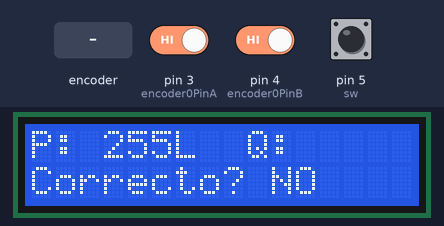
Recording of a sketch running on a simulated Arduino Uno, built with avr-gcc and run on an emulated ATmega328P. Shown: 16×2 character LCD. The inputs (shaded band) are chosen by the test bench; at power-on: pin 5 (sw) HIGH, pin 3 (encoder0PinA) HIGH, pin 4 (encoder0PinB) HIGH. EEPROM starts erased.

Above: at 5.9 s.
6.0 s: pin 5 (sw) pulled LOW for 3.2 s
At 7.4 s:
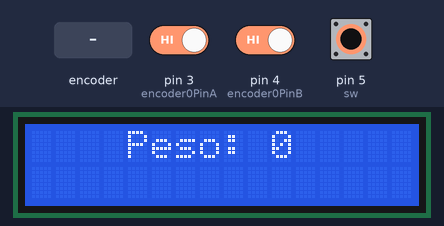
10.7 s: rotary encoder on pin 3 (encoder0PinA) / pin 4 (encoder0PinB) turned 2 steps (second pin leading)
At 11.2 s:
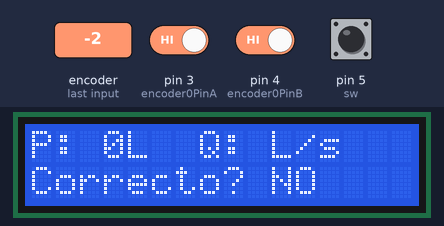
12.6 s: pin 5 (sw) pulled LOW for 0.2 s
At 13.6 s:
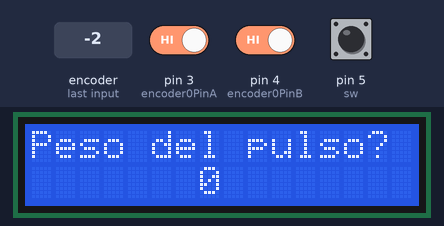
14.6 s: rotary encoder on pin 3 (encoder0PinA) / pin 4 (encoder0PinB) turned 1 step (first pin leading)
At 15.7 s:
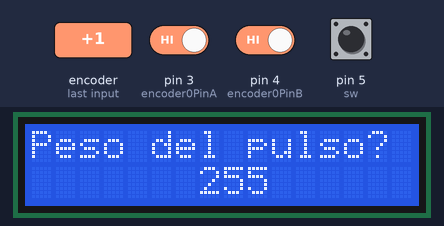
16.3 s: pin 5 (sw) driven LOW
At 18.2 s:
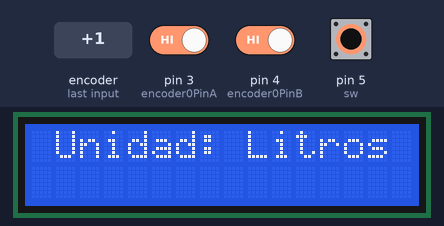
19.3 s: pin 5 (sw) driven HIGH
Timing chart, 0 to 22.0 s (numbered marks = the images above; inputs shaded):
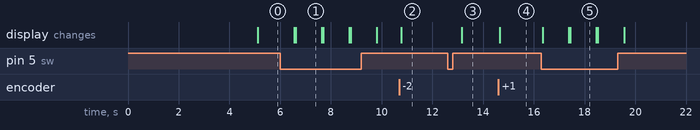

The sketch:

aquamoinitor.ino
```cpp
#include <Wire.h>
#include <LCD.h>
#include <LiquidCrystal_I2C.h>  // F Malpartida's NewLiquidCrystal library
#include <EEPROM.h>


// posiciones de memoria eeprom
#define ee_peso 0
#define ee_unidad 1
#define ee_caudal 2

// declaraciones para el display i2c
#define I2C_ADDR    0x20  // Direccion I2C para PCF8574A que es el que lleva nuestra placa diseñada por MJKDZ
#define  LED_OFF  0
#define  LED_ON  1

//mjkdz i2c LCD board
//                    addr, en,rw,rs,d4,d5,d6,d7,bl,blpol
LiquidCrystal_I2C lcd(I2C_ADDR, 4, 5, 6, 0, 1, 2, 3, 7, NEGATIVE);

// pines Encoder.
#define encoder0PinA  3     //  pin clk encoder
#define encoder0PinB  4     //  pin dw  encoder
#define sw 5                // interruptor encoder -- LOGICA NEGATIVA
#define entrada 2           // entrada de los pulsos por interrupcion -- LOGICA NEGATIVA

// variables globales Encoder
int val;
byte encoder0Pos = 0;
byte encoder0PinALast = LOW;
byte n = LOW;

// Variables monitor
byte peso = 0;
byte unidad = 0; // 0=L ; 1=m3
byte caudal = 0; // 0= l/s;  ; 1= m3/h

// varible control tiempo
long tiempo=0;
long tiempoAnterior=0;
long contador = 0;
float calculoQ;

// variable interrupciones
long t0=0;
#define rebote 5     //ms
//----------------------------------------------------------------------------------------------------
void setup() {


  byte bucle = true;

  // declaracion de los puertos
  pinMode (encoder0PinA, INPUT);
  pinMode (encoder0PinB, INPUT);
  pinMode (sw, INPUT);
  pinMode (entrada, INPUT);

  // lectura de valores guardados en la ee_prom

  peso = EEPROM.read(ee_peso);
  unidad = EEPROM.read(ee_unidad);
  caudal = EEPROM.read(ee_caudal);

  // inicializar lcd
  lcd.begin (16, 2);
  lcd.setBacklight(LED_ON);

  pantallaInicio();
  do
  {

    bucle = muestraOpciones();
    if (bucle == false)
    {
      ajuste();
      // grabacion en la eeprom de los nuevos valores.
      EEPROM.write(ee_peso, peso);
      EEPROM.write(ee_unidad, unidad);
      EEPROM.write(ee_caudal, caudal);

    }
  } while (!bucle);
  lcd.clear();

// ACTIVAMOS LAS INTERRUPCIONES EN EL PIN2. INT0
attachInterrupt( 0, interrupcion, FALLING);
}

//----------------------------------------------------------------------------------------------------
//****************************************************************************************************

void loop() {


  lcd.setCursor (0, 0);
  lcd.print ("Cnt:");
  lcd.print (contador);

  // calculo caudal en l/s

  calculoQ= ((float)peso*1000.00)/((float)(tiempo-tiempoAnterior));

   lcd.setCursor(0,1);
   lcd.print (calculoQ,2);
   lcd.print ("l/s-");
   lcd.print ((calculoQ*3.6),2);
   lcd.print ("m3/h");
}// fin loop

//----------------------------------------------------------------------------------------------------

void interrupcion()
   {

    if (micros()> (t0+rebote))
    {
        contador= contador +peso ;
        tiempoAnterior = tiempo;
        tiempo = millis();
        t0= millis();
    }

   }

//----------------------------------------------------------------------------------------------------

void leeEncoder (byte min, byte max)
{

  n = digitalRead(encoder0PinA);
  if ((encoder0PinALast == LOW) && (n == HIGH)) {
    if (digitalRead(encoder0PinB) == LOW) {

      encoder0Pos--;
      if ((encoder0Pos < min) || (encoder0Pos > max)) encoder0Pos = min;
    } else {
      encoder0Pos++;
      if (encoder0Pos > max) encoder0Pos = max;
    }


  }
  encoder0PinALast = n;

}

//-------------------------------------------------------------------------------------------------
void ajuste ()
{
  n = 0;                    //inicializamos el contador del encoder
  byte n_max = 255;        // valor maximo para este caso
  boolean salida = true;   // variable control para salir de bucle


  lcd.clear();

  // ajuste peso de pulso
  encoder0Pos = 0;
  lcd.setCursor (0, 0);
  lcd.print ("Peso del pulso?");
  do
  {

    leeEncoder(0, 255);
    if (!digitalRead (sw))
      salida = false;
    lcd.setCursor (7, 1);
    lcd.print (encoder0Pos);
  } while (salida);
  peso = encoder0Pos;

  do
  {
    delay(40);
  } while (digitalRead (sw));
  lcd.clear();
  lcd.setCursor (4, 0);
  lcd.print ("Peso: ");
  lcd.print (peso);
  delay(1000);

  // ajuste unidad de medida // 0=L ; 1=m3

  encoder0Pos = 0;
  lcd.clear();
  salida = true;
  lcd.setCursor (0, 0);
  lcd.print ("Unidad de medida?");
  do
  {

    leeEncoder(0, 1);
    if (!digitalRead (sw))
      salida = false;
    lcd.setCursor (5, 1);
    if (encoder0Pos == 0)
      lcd.print ("Litros");
    if (encoder0Pos == 1)
      lcd.print ("  m3  ");
  } while (salida);
  unidad = encoder0Pos;

  do
  {
    delay(40);
  } while (digitalRead (sw));

  lcd.clear();
  lcd.setCursor (1, 0);
  lcd.print ("Unidad: ");
  if (unidad == 0)
    lcd.print ("Litros");
  if (unidad == 1 )
    lcd.print ("  m3  ");

  delay(1000);

  // ajuste caudal salida   // 0= l/s; 1= m3/h
  encoder0Pos = 0;
  lcd.clear();
  salida = true;
  lcd.setCursor (0, 0);
  lcd.print ("Unidad de Caudal?");
  do
  {

    leeEncoder(0, 1);
    if (!digitalRead (sw))
      salida = false;
    lcd.setCursor (5, 1);

    if (encoder0Pos == 0)
      lcd.print ("L / s ");
    if (encoder0Pos == 1)
      lcd.print (" m3/h ");
  } while (salida);
  caudal = encoder0Pos;

  do
  {
    delay(40);
  } while (digitalRead (sw));

  lcd.clear();
  lcd.setCursor (1, 0);
  lcd.print ("Caudal :");
  if (caudal == 0)
    lcd.print ("  L/s ");;
  if (caudal == 1 )
    lcd.print (" m3/h");

  delay(1000);
  return;

}

//---------------------------------------------------------------------------------------
void pantallaInicio()
{
  lcd.clear();
  lcd.setCursor (3, 0);
  lcd.print ("= AQUONA =");
  lcd.setCursor (3, 1);
  lcd.print (" =S.A.R=.");
  delay (5000);
}


//-------------------------------------------------------------------------------------
boolean muestraOpciones ()
{
  boolean salida = true;   // variable control para salir de bucle

  lcd.clear();
  lcd.print ("P: ");
  lcd.print (peso);
  //lcd.print (" ");
  if (encoder0Pos == 0)
    lcd.print ("L ");
  if (encoder0Pos == 1)
    lcd.print ("m3");
  //lcd.setCursor (0,1);
  lcd.print (" Q:");
  if (caudal == 0)
    lcd.print (" L/s");;
  if (caudal == 1 )
    lcd.print ("m3/h");
  lcd.setCursor (0, 1);
  lcd.print ("Correcto?");

  encoder0Pos = 0;
  salida = true;

  do
  {

    leeEncoder(0, 1);
    if (!digitalRead (sw))
      salida = false;
    lcd.setCursor (10, 1);
    if (encoder0Pos == 0)
      lcd.print ("SI");
    if (encoder0Pos == 1)
      lcd.print ("NO");
  } while (salida);
  salida = encoder0Pos;

  do
  {
    delay(40);
  } while (digitalRead (sw));
  delay(500);
  if (salida == 0)
    return true;
  else
    return false;
}
```

Measured:
- after the input at 6.0 s, the display: first changes after 0.56 s (image 1 shows a later state)
- after the input at 10.7 s, the display: changes after 0.08 s (image 2)
- after the input at 12.6 s, the display: changes after 0.56 s (image 3)
- after the input at 14.6 s, the display: changes after 0.06 s (image 4)
- after the input at 16.3 s, the display: first changes after 0.06 s (image 5 shows a later state)
- what the display in image 1 shows lasts 1.0 s, from 6.6 s to 7.6 s
